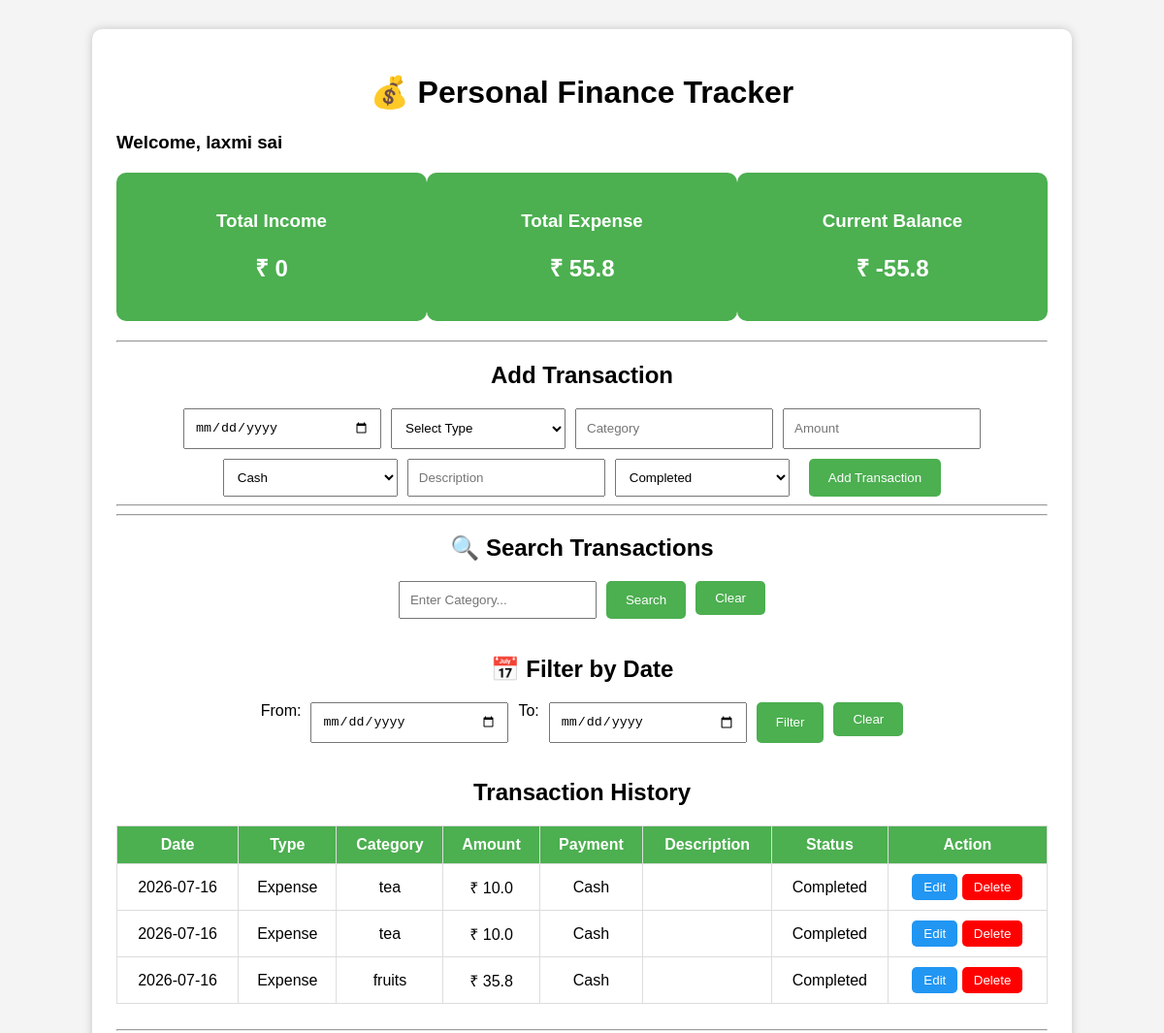
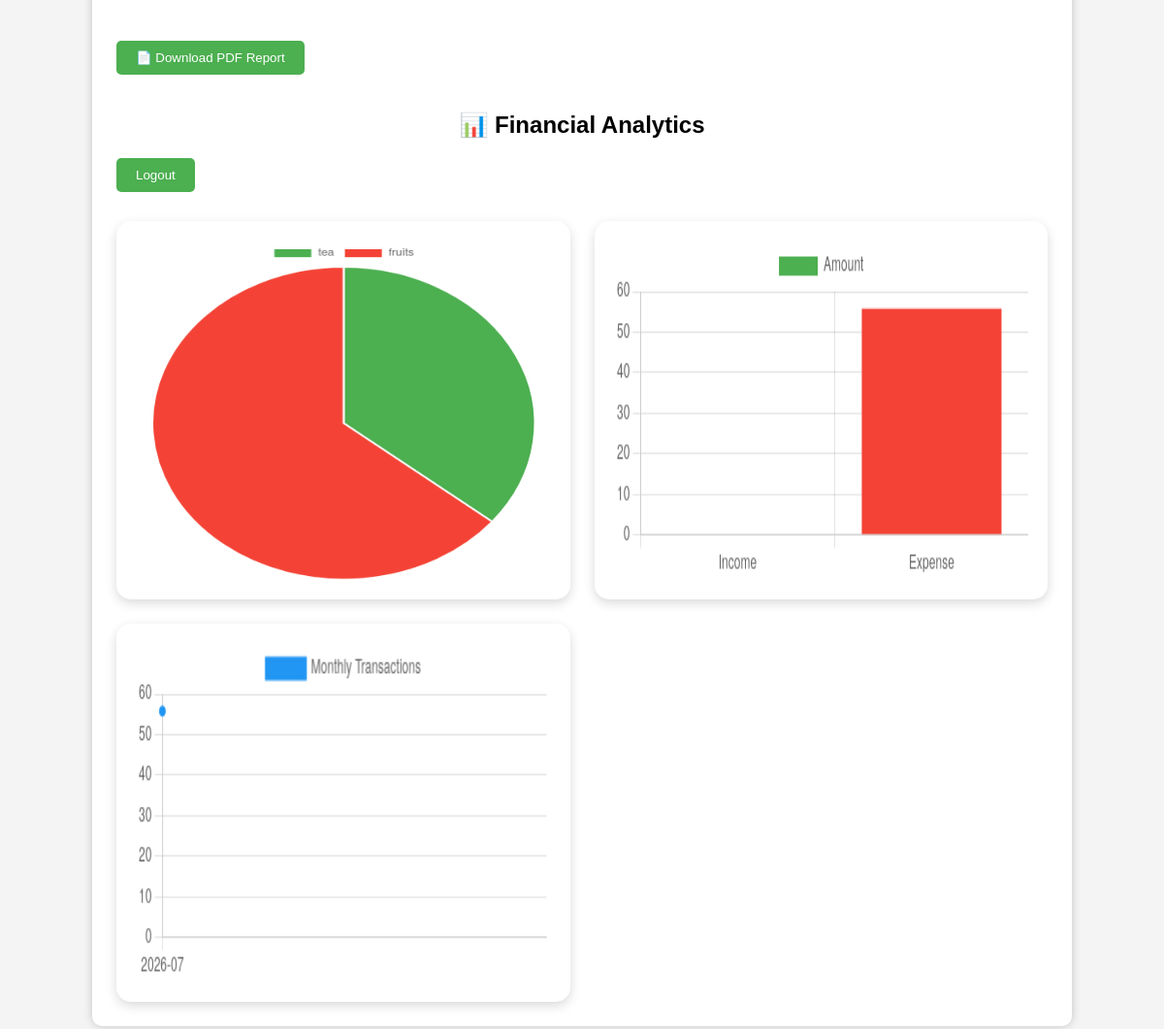
The app's page /dashboard (signed in) with its own data (2 pictures, top to bottom).
### tables this page shows
CREATE TABLE transactions(
    id INTEGER PRIMARY KEY AUTOINCREMENT,
    user_id INTEGER,
    date TEXT,
    type TEXT,
    category TEXT,
    amount REAL,
    payment_method TEXT,
    description TEXT,
    status TEXT
);

### app.py (the view)
@app.route("/dashboard")
def dashboard():
    if "user_id" not in session:
        return redirect("/login")
    conn = get_connection()
    cursor = conn.cursor()
    search_query = request.args.get("search", "")
    from_date = request.args.get("from_date", "")
    to_date = request.args.get("to_date", "")
    if search_query:
        cursor.execute("""
            SELECT *
            FROM transactions
            WHERE user_id=? AND category LIKE ?
            ORDER BY id DESCquery = "SELECT * FROM transactions WHERE user_id=?"
params = [session["user_id"]]

if search_query:
    query += " AND category LIKE ?"
    params.append(f"%{search_query}%")

if from_date:
    query += " AND date >= ?"
    params.append(from_date)

if to_date:
    query += " AND date <= ?"
    params.append(to_date)

query += " ORDER BY id DESC"

cursor.execute(query, params)
        """, (session["user_id"], f"%{search_query}%"))
    else:
        cursor.execute("""
            SELECT *
            FROM transactions
            WHERE user_id=?
            ORDER BY id DESC
        """, (session["user_id"],))
    transactions = cursor.fetchall()
    total_income = 0
    total_expense = 0
    category_data = defaultdict(float)
    monthly_data = defaultdict(float)
    for row in transactions:
        amount = float(row["amount"])
        if row["type"] == "Income":
            total_income += amount
        else:
            total_expense += amount
            category_data[row["category"]] += amount
        month = row["date"][:7]
        monthly_data[month] += amount
    balance = total_income - total_expense
    conn.close()
    return render_template(
    "dashboard.html",
    transactions=transactions,
    total_income=total_income,
    total_expense=total_expense,
    balance=balance,
    category_labels=list(category_data.keys()),
    category_values=list(category_data.values()),
    monthly_labels=list(monthly_data.keys()),
    monthly_values=list(monthly_data.values()),
    search_query=search_query,
    from_date=from_date,
    to_date=to_date
)

### app.py (called while the page is built)
def get_connection():
    conn = sqlite3.connect(DATABASE)
    conn.row_factory = sqlite3.Row
    return conn

### templates/dashboard.html (shortened to what this page needs)
<!DOCTYPE html>
<html lang="en">
<head>
    <link rel="stylesheet" href="{{ url_for('static', filename='style.css') }}">
</head>
<body>
<div class="container">
    <h1>💰 Personal Finance Tracker</h1>
    <h3>Welcome, {{ session['username'] }}</h3>
    <div class="summary">
        <div class="card">
            <h3>Total Income</h3>
            <h2>₹ {{ total_income }}</h2>
        </div>
        <div class="card">
            <h3>Total Expense</h3>
            <h2>₹ {{ total_expense }}</h2>
        </div>
        <div class="card">
            <h3>Current Balance</h3>
            <h2>₹ {{ balance }}</h2>
        </div>
    </div>
    <hr>
    <h2>Add Transaction</h2>
    <form action="/add" method="POST">
        <input type="date" name="date" required>
        <select name="type" required>
            <option value="">Select Type</option>
        </select>
        <input type="text" name="category" placeholder="Category" required>
        <input type="number"
               step="0.01"
               name="amount"
               placeholder="Amount"
               required>
        <select name="payment_method">
            <option>Cash</option>
        </select>
        <input type="text"
               name="description"
               placeholder="Description">
        <select name="status">
            <option>Completed</option>
        </select>
        <br><br>
        <button type="submit">
            Add Transaction
        </button>
    </form>
    <hr>
    <hr>
<h2>🔍 Search Transactions</h2>
<form action="/dashboard" method="GET">
    <input
        type="text"
        name="search"
        placeholder="Enter Category..."
        value="{{ search_query }}">
    <button type="submit">Search</button>
    <a href="/dashboard">
        <button type="button">Clear</button>
    </a>
</form>
<br>
<h2>📅 Filter by Date</h2>
<form action="/dashboard" method="GET">
    <label>From:</label>
    <input type="date" name="from_date" value="{{ from_date }}">
    <label>To:</label>
    <input type="date" name="to_date" value="{{ to_date }}">
    <button type="submit">Filter</button>
    <a href="/dashboard">
        <button type="button">Clear</button>
    </a>
</form>
<br>
    <h2>Transaction History</h2>
    <table border="1" cellspacing="0" cellpadding="8">
       <tr>
    <th>Date</th>
    <th>Type</th>
    <th>Category</th>
    <th>Amount</th>
    <th>Payment</th>
    <th>Description</th>
    <th>Status</th>
    <th>Action</th>
</tr>
        {% for row in transactions %}
        <tr>
            <td>{{ row["date"] }}</td>
            <td>{{ row["type"] }}</td>
            <td>{{ row["category"] }}</td>
            <td>₹ {{ row["amount"] }}</td>
            <td>{{ row["payment_method"] }}</td>
            <td>{{ row["description"] }}</td>
            <td>{{ row["status"] }}</td>
<td>
    <a href="/edit/{{ row['id'] }}">
        <button style="background:#2196F3;color:white;border:none;padding:6px 12px;border-radius:5px;cursor:pointer;">
            Edit
        </button>
    </a>
    <a href="/delete/{{ row['id'] }}"
       onclick="return confirm('Delete this transaction?')">
        <button style="background:red;color:white;border:none;padding:6px 12px;border-radius:5px;cursor:pointer;">
            Delete
        </button>
    </a>
</td>
</tr>
        {% endfor %}
    </table>
    <br>
    <hr>
    <br><br>
<a href="/download_pdf">
    <button style="background:#4CAF50;color:white;padding:10px 20px;border:none;border-radius:5px;cursor:pointer;">
        📄 Download PDF Report
    </button>
</a>
<br><br>
<h2>📊 Financial Analytics</h2>
    <a href="/logout">
        <button>Logout</button>
    </a>
    <div class="charts">
    <div class="chart-box">
        <canvas id="pieChart"></canvas>
    </div>
    <div class="chart-box">
        <canvas id="barChart"></canvas>
    </div>
    <div class="chart-box">
        <canvas id="lineChart"></canvas>
    </div>
</div>
</div>
<script>
// ---------------- PIE CHART ----------------
const pieCtx = document.getElementById("pieChart");
new Chart(pieCtx, {
    type: "pie",
    data: {
        labels: {{ category_labels|tojson }},
        datasets: [{
            data: {{ category_values|tojson }},
            backgroundColor: [
                "#4CAF50",
                "#F44336",
                "#2196F3",
                "#FFC107",
                "#9C27B0",
                "#FF9800"
            ]
        }]
    },
    options: {
        responsive: true
    }
});
// ---------------- BAR CHART ----------------
const barCtx = document.getElementById("barChart");
new Chart(barCtx, {
    type: "bar",
    data: {
        labels: ["Income", "Expense"],
        datasets: [{
            label: "Amount",
            data: [
                Number({{ total_income }}),
                Number({{ total_expense }})
            ],
            backgroundColor: [
                "#4CAF50",
                "#F44336"
            ]
        }]
    },
    options: {
        responsive: true,
        scales: {
            y: {
                beginAtZero: true
            }
        }
    }
});
// ---------------- LINE CHART ----------------
const lineCtx = document.getElementById("lineChart");
new Chart(lineCtx, {
    type: "line",
    data: {
        labels: {{ monthly_labels | tojson }},
        datasets: [{
            label: "Monthly Transactions",
            data: {{ monthly_values | tojson }},
            borderColor: "#2196F3",
            backgroundColor: "#2196F3",
            fill: false,
            tension: 0.4
        }]
    },
    options: {
        responsive: true,
        scales: {
            y: {
                beginAtZero: true
            }
        }
    }
});
</script>
</body>
</html>

### static/style.css (style rules this page uses)
body { font-family: Arial, Helvetica, sans-serif; background:#f4f4f4; margin:0; padding:0; }
.container { width:80%; margin:30px auto; background:#fff; padding:25px; border-radius:10px; box-shadow:0 0 10px rgba(0,0,0,0.2); }
h1,h2 { text-align:center; }
.summary { display:flex; justify-content:space-around; margin:20px 0; }
.card { width:30%; background:#4CAF50; color:white; padding:20px; border-radius:10px; text-align:center; }
form { display:flex; gap:10px; flex-wrap:wrap; justify-content:center; }
input, select { padding:10px; width:180px; }
button { padding:10px 20px; background:#4CAF50; color:white; border:none; border-radius:5px; cursor:pointer; }
table { width:100%; border-collapse:collapse; margin-top:20px; }
table,th,td { border:1px solid #ddd; }
th { background:#4CAF50; color:white; }
th,td { padding:10px; text-align:center; }
a { text-decoration:none; }
.charts { display:grid; grid-template-columns:repeat(auto-fit,minmax(350px,1fr)); gap:30px; margin-top:30px; }
.chart-box { background:white; padding:20px; border-radius:10px; box-shadow:0 2px 10px rgba(0,0,0,0.15); }
canvas { width:100% !important; height:300px !important; }
.charts { display:grid; grid-template-columns:repeat(auto-fit,minmax(350px,1fr)); gap:25px; margin-top:30px; }
.chart-box { background:#fff; padding:20px; border-radius:15px; box-shadow:0 4px 12px rgba(0,0,0,.15); height:350px; }
.chart-box canvas { width:100% !important; height:100% !important; }

### records on screen
transactions: date "2026-07-16", type "Expense", category "tea", amount "10.0", payment_method "Cash", status "Completed"
transactions: date "2026-07-16", type "Expense", category "tea", amount "10.0", payment_method "Cash", status "Completed"
transactions: date "2026-07-16", type "Expense", category "fruits", amount "35.8", payment_method "Cash", status "Completed"

### other values on screen
{{ session['username'] }} "laxmi sai"
{{ total_income }} "0"
{{ total_expense }} "55.8"
{{ balance }} "-55.8"
chart data {{ category_labels|tojson }} ["tea", "fruits"]
chart data {{ category_values|tojson }} [20.0, 35.8]
chart data {{ total_income }} 0
chart data {{ total_expense }} 55.8
